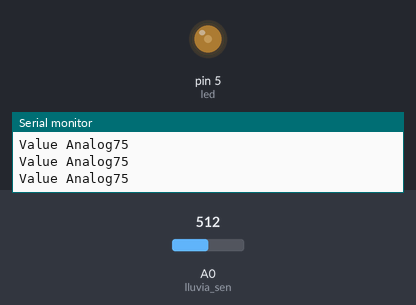
Bench run of a sketch on a simulated Arduino Uno, built with avr-gcc and run on an emulated ATmega328P. Parts: output pins drawn as LEDs (lit = HIGH), the last lines printed to the serial monitor. The test bench sets the inputs (shaded band); at power-on: A0 (lluvia_sen) = 512.

Above: at 1.2 s.
1.3 s: A0 (lluvia_sen) set to 716
At 2.2 s:
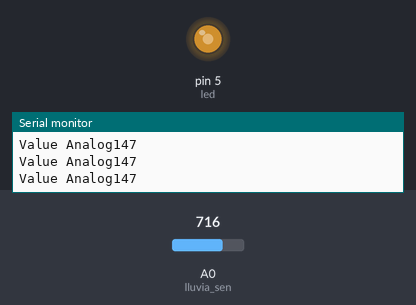
2.9 s: A0 (lluvia_sen) set to 900
At 4.2 s:
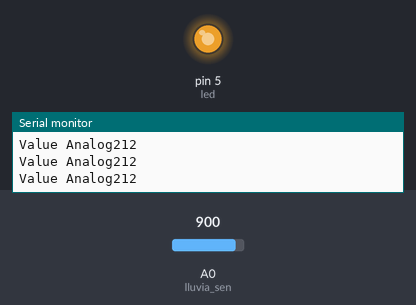
4.6 s: A0 (lluvia_sen) set to 1023
At 6.1 s:
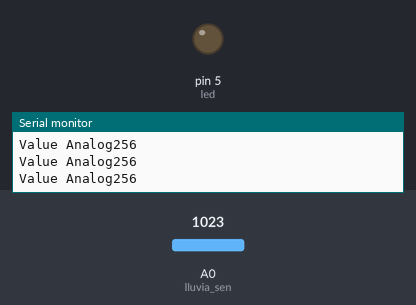
6.4 s: A0 (lluvia_sen) set to 306
At 7.0 s:
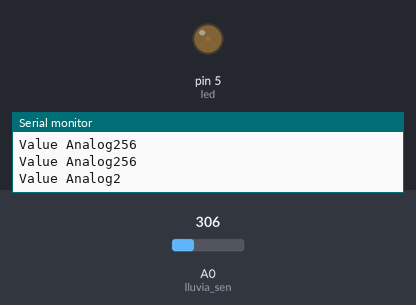
Timing chart, 0 to 9.1 s (numbered marks = the images above; inputs shaded):
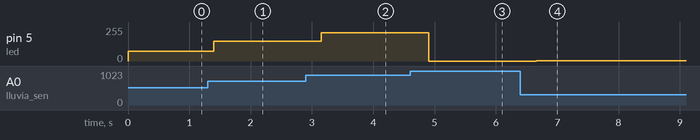

The sketch:

Sensor_Lluvia_Analogo.ino
```cpp
#define lluvia_sen A0
#define led 5
void setup ()
{
  Serial.begin(9600);
  pinMode(led, OUTPUT);
  pinMode(lluvia_sen, INPUT);
}

void loop ()
{
  int valor = analogRead (lluvia_sen);
  int nivel= map(valor,300,1020,0,255);
  Serial.print ( "Value Analog" );
  Serial.println (nivel);
  analogWrite(led,nivel);
  delay(350);

}
```

Measured:
- after the input at 1.3 s, pin 5 (led): 75/255 → 147/255 after 0.10 s
- after the input at 2.9 s, pin 5 (led): 147/255 → 212/255 after 0.25 s
- after the input at 4.6 s, pin 5 (led): 212/255 → 0/255 after 0.31 s
- after the input at 6.4 s, pin 5 (led): 0/255 → 2/255 after 0.26 s
